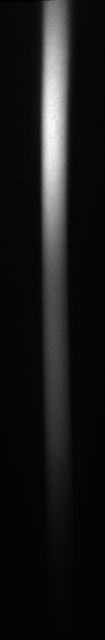
#> input picture lab codes/Sample ESM code/sample_trace.tiff, 105 x 640 px, found by its file name
$ python 'ESM code.py'
#> lines starting #> are read from the running program, lines starting #| are printed output that depends on the picture
# -*- coding: utf-8 -*-
"""
Created on Sat May 13 13:48:11 2023
@author: Anandam
"""
import numpy as np
from scipy import ndimage
from PIL import Image
import pandas as pd
import numpy as np
import matplotlib.pyplot as plt
from skimage import io
import scipy.integrate as integrate
from Curve_fitting_with_scipy import polynomial_fit as pft
import glob
import math

import matplotlib as mpl
mpl.rcParams['font.family'] = 'serif'
mpl.rcParams['font.serif'] = 'Times New Roman'
mpl.rcParams['font.size'] = 12
#mpl.rcParams['font.weight'] = 'bold'
#mpl.rcParams['font.style'] = 'italic'  # Set this to 'italic'
mpl.rcParams['figure.dpi']=300 # highres display

"""
# Input block
"""
# Sensitivity
sens = 4000

#Name of the trace file with extension
A = np.array(Image.open("D:\\data Lab\\ELI-NP March 2025\\Sample ESM code\\sample_trace.tiff"))
#> A is the input picture: shape (640, 105) >u2; min 32, max 56337, mean 5451.5


plt.imshow(A)
plt.show()
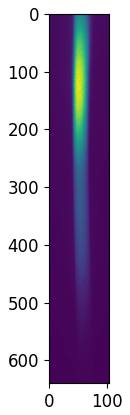
#> figure drawn by matplotlib, 1 panel

#Length of the IP in mm
Lengthip = 105

#Length from IP edge to Magnet edge in mm
Lengthoff = 0

#Magenetic field in Tesla
B=0.1

#Height of collimator to magnet edge in mm
Height = 30

#Height of collimator to IP surfac in mm
HeightIP = 40

#Resolution of scanner in micron
Resolution = 25

#Distance of IP edge from the target in mm
D = 260

#Aperture Dia in mm
d = 2

#Al thickness in micron
t = 12

#Fading time in min
Ftime = 80

#Constants
m = 9.10939e-31
c = 2.99792458e+8
e = 1.60218e-19

#conversion
Height = Height*1e-3
HeightIP = HeightIP*1e-3
Resolution = Resolution*1e-6
D = D*1e-3
d = 2*1e-3
t = t*1e-4 #in cgs cm

#Defining functions
#Function to calculaate fading ratios
def funcfading(ftime):
    ffa = 0.156    # 0.155857
    ffb = 0.209    # 0.209367
    fta = 0.558    # 0.557602
    ftb = 11.3     # 11.2649
    ftc = 2000.0   # 1999.96

    fadingratio = ffa * pow(0.5, (ftime / fta)) + ffb * pow(0.5, (ftime / ftb)) + (1 - (ffa + ffb)) * pow(0.5, (ftime / ftc))
    return fadingratio

#Function to calculate sensitivity of IP
def funcsensitivity(energy):
    # Function 1
    if energy < 0.05:
        sa = -1.37
        sb = 4.8955e-1
        sc = 9.34307e-3
        sensitivity = sa * energy**2 + sb * energy + sc

    # Function 2
    elif energy >= 0.05 and energy < 0.12:
        sa = 29.6061
        sb = -10.7906
        sc = 1.24418
        sd = -8.48498e-3
        sensitivity = sa * energy**3 + sb * energy**2 + sc * energy + sd

    # Function 3
    elif energy >= 0.12 and energy < 0.137:
        sa = -1.30643e-1
        sb = -2.64656e-2
        sc = 4.16476e-2
        sensitivity = sa * energy**2 + sb * energy + sc

    # Function 4
    elif energy >= 0.137 and energy < 0.46:
        sa = 4.06997e-2
        sb = 3.27383
        sc = 9.59762e-3
        sensitivity = sa * math.exp(-sb * energy) + sc

    # Function 5
    elif energy >= 0.46 and energy < 0.79:
        sa = 4.14759e-2
        sb = 3.07174
        sc = 8.5134e-3
        sensitivity = sa * math.exp(-sb * energy) + sc

    # Function 6
    elif energy >= 0.79 and energy < 1.1:
        sa = 1.40477e-2
        sb = -3.53998e-2
        sc = 3.13743e-2
        sensitivity = sa * energy**2 + sb * energy + sc

    # Function 7
    elif energy >= 1.1 and energy < 1.6:
        sa = 1.49836
        sb = 7.00353
        sc = -2.45725e-4
        sd = 9.05957e-3
        sensitivity = sa * math.exp(-sb * energy) + sc * energy**2 + sd

    # Function 8
    elif energy >= 1.6 and energy < 2.7:
        sa = 4.4432e-3
        sb = 9.45248e-1
        sc = 7.46777e-3
        sensitivity = sa * math.exp(-sb * energy) + sc

    # Function 9
    elif energy >= 2.7 and energy < 5.7:
        sa = 2.74341e-3
        sb = 7.27153e-1
        sc = -5.07852e-5
        sd = 7.56518e-3
        sensitivity = sa * math.exp(-sb * energy) + sc * energy + sd

    # Function 10
    elif energy >= 5.7 and energy < 9.8:
        sa = 1.51122e-3
        sb = 4.05074e-1
        sc = -1.98777e-5
        sd = 7.28229e-3
        sensitivity = sa * math.exp(-sb * energy) + sc * energy + sd

    # Function 11
    elif energy >= 9.8 and energy < 13:
        sa = 1.15864e-3
        sb = 2.9994e-1
        sc = -1.29653e-5
        sd = 7.18185e-3
        sensitivity = sa * math.exp(-sb * energy) + sc * energy + sd

    # Function 12
    elif energy >= 13 and energy < 37:
        sa = 5.42261e-4
        sb = 1.37381e-1
        sc = -6.97495e-6
        sd = 7.03642e-3
        sensitivity = sa * math.exp(-sb * energy) + sc * energy + sd

    # Function 13
    else:
        sa = 2.04741e-4
        sb = 5.29949e-2
        sc = -5.73563e-6
        sd = 6.96509e-3
        sensitivity = sa * math.exp(-sb * energy) + sc * energy + sd

    return sensitivity


#Function to calculate transemittance
def functransemittance(energy, theta, althickness):
    # cgs Unit
    AlA = 26.981538
    AlZ = 13.0
    AlRho = 2.69
    ta = 0.537
    tb = 0.9815
    tc = 3.1230
    td = 9.2 * (AlZ**-0.2) + 16 * (AlZ**-2.2)
    te = 0.63 * AlZ / AlA + 0.27

    Range = ta * energy * (1 - tb / (1 + tc * energy))
    taurange = (althickness * AlRho) / (Range * np.cos(theta))  # corrected thickness is used for oblique incidence
    transemittance = (1 + np.exp(-td * te)) / (1 + np.exp(td * (taurange - te)))

    return transemittance

#Calculations
Solidangle=2*np.pi*(1-np.sqrt(D**2-(d/2)**2)/D)
fadratio = funcfading(Ftime)
row1, col1 = A.shape
#> row1 = 640; col1 = 105

# Apply smoothing to the sum of the image
Q = ndimage.gaussian_filter1d(np.sum(A, axis=0), 10)
#> Q = 105 values, max 9838002 at index 54, min 681455 at index 104, mean 3488967
Q = ndimage.gaussian_filter1d(Q, 10)
#> Q = 105 values, max 7899216 at index 54, min 787508 at index 104, mean 3488966.5

#plt.plot(Q)
#plt.show()

# Find the maximum value of the smoothed image
R = np.max(Q)
#> R = 7899216

# Find the index of the maximum value in the smoothed image
j = np.argmax(Q)
#> j = 54

# Crop image
X = A[:, j-int((col1*0.025)/2):j+int((col1*0.025)/2)]
#> X = 640 pairs, first value 715 to 55396, second value 708 to 53678

# Find the size of the cropped image
row, col = X.shape
#> row = 640; col = 2

# Calculate the signal
S = np.sum(X, axis=1) / (col * sens)
#> S = 640 values, max 13.57 at index 127, min 0.184 at index 637, mean 5.48

# Calculate the distance
N = np.arange(1, row+1) * (Lengthip/row)
#> N = 640 values from 0.164 to 105

# Calculate the background
#BG1X = A[:, j-int(col1*0.1):j-int(col1*0.1)+int(col1*0.025)]
#BG2X = A[:, j+int(col1*0.066):j+int(col1*0.066)+int(col1*0.025)]
BG1X = A[:, j-int(col1*0.3):j-int(col1*0.15)+int(col1*0.025)]
BG2X = A[:, j+int(col1*0.275):j+int(col1*0.275)+int(col1*0.025)]
#> BG2X = 640 pairs, first value 438 to 2232, second value 380 to 2205
BG1 = ndimage.gaussian_filter1d(np.sum(BG1X, axis=1) / (col * sens), 5)
#> BG1 = 640 values, max 7.72 at index 112, min 1.32 at index 639, mean 3.98
BG2 = ndimage.gaussian_filter1d(np.sum(BG2X, axis=1) / (col * sens), 5)
#> BG2 = 640 values, max 0.517 at index 0, min 0.13 at index 639, mean 0.298

# [8 lines of commented-out code are left out]

NetSig = []
NoiseSig = []
Energy = []
Tr = []

for i in range(row):
    Length = N[i]-Lengthoff
    Length = Length*1e-3
    energy = (1/(e*1e6))*(m*c**2)*(np.sqrt(((((Length**2)+(Height**2))/(2*Height))**2)*(((e*B)/(m*c))**2)+1)-1)
    # print(energy)

    if Height >= Length:
        Theta = -1*np.arctan(abs((Length**2)-(Height**2))/(2*Height*Length))
    else:
        Theta = 1*np.arctan(abs((Length**2)-(Height**2))/(2*Height*Length))

    Sensitivity = funcsensitivity(energy)
    Fadingratio = funcfading(Ftime)
    Transmittance = functransemittance(energy, Theta, t)
    print(f"E: {energy}, Theta: {Theta}, t:{t}; Tr:{Transmittance}" )
    Tr.append(Transmittance)

    Correction=int(((HeightIP-Height)*np.tan(Theta))/Resolution)

    if i+Correction <= 0:
        SigPSL = 0
        NoisePSL = 0
    elif i+Correction >= row:
        SigPSL = 0
        NoisePSL = 0
    else:
        SigPSL = S[i+Correction]
        NoisePSL = (BG1[i+Correction]+BG2[i+Correction])/2
        SigPSL = SigPSL - NoisePSL


    # print(Correction)

    # Calculate differential number density perunit solidangle and energy
    Sig =(e*1e6)*(SigPSL/(Resolution*Solidangle*(m*c**2)))*((m*c)/(e*B))*((Height*np.cos(Theta))/(Length*Transmittance*Sensitivity*Fadingratio))*np.sqrt(1+(((2*Height)/((Length**2)+(Height**2)))**2)*(((m*c)/(e*B))**2))
    Noise =(e*1e6)*(NoisePSL/(Resolution*Solidangle*(m*c**2)))*((m*c)/(e*B))*((Height*np.cos(Theta))/(Length*Transmittance*Sensitivity*Fadingratio))*np.sqrt(1+(((2*Height)/((Length**2)+(Height**2)))**2)*(((m*c)/(e*B))**2))

    if Sig < 1e7:
        Sig=np.nan
        Noise=np.nan

    NetSig.append(Sig)
    NoiseSig.append(Noise)
    Energy.append(energy)

Spectrum = np.column_stack((Energy, NetSig, NoiseSig))
# np.savetxt("spectrum.txt", Spectrum, delimiter='\t')

plt.figure()
plt.plot(Energy,NetSig,color='red')
plt.plot(Energy,NoiseSig,color='blue')
plt.yscale('log')
plt.xlim(0,1.5)
#plt.ylim(0,4e9)
plt.xlabel('Energy (MeV)')
plt.ylabel('d2N/dOmegadE')
plt.title('Electron Energy Spectrum')
plt.show()
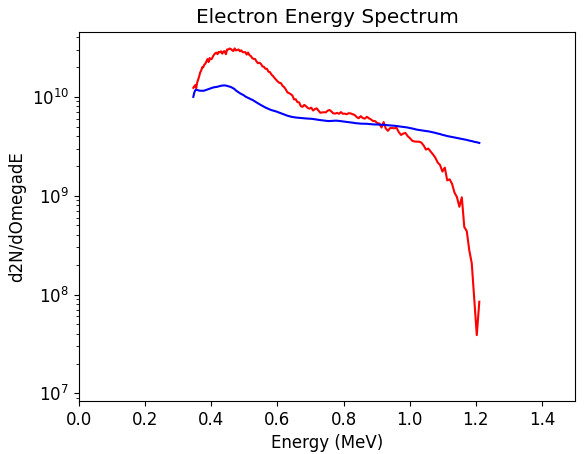
#> figure drawn by matplotlib, 1 panel


plt.plot(Tr)
plt.show()
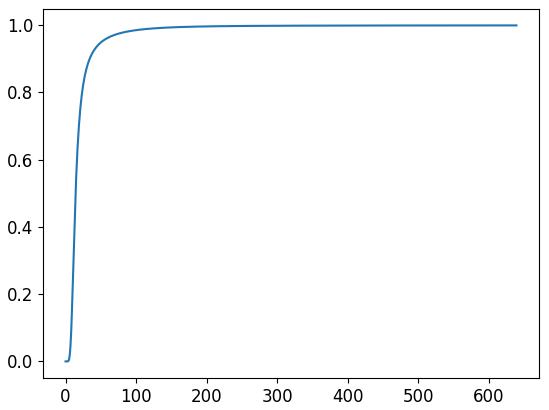
#> figure drawn by matplotlib, 1 panel; curve peaks at x = 639, y = 1
